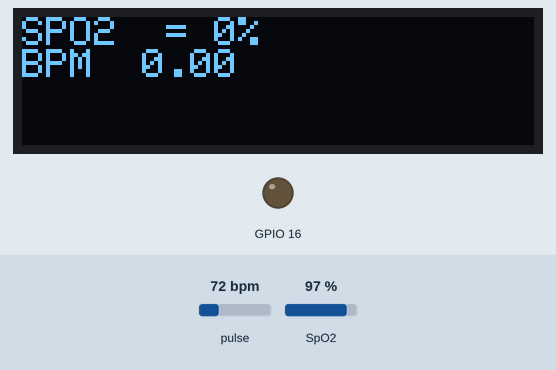
The sketch below on a simulated ESP32. Parts: 128×32 one-colour display, output pins drawn as LEDs (lit = HIGH). Inputs (shaded band) come from the test bench; at power-on: pulse 72 bpm, SpO2 97 %. WiFi joins after 1.5 s; servers stay silent unless stated; the display library's start-up logo is not drawn; uploads are accepted with an empty reply; what the sketch prints to the serial monitor is not drawn.

Above: at 4.4 s.
4.5 s: pulse set to 42 bpm
At 6.7 s:
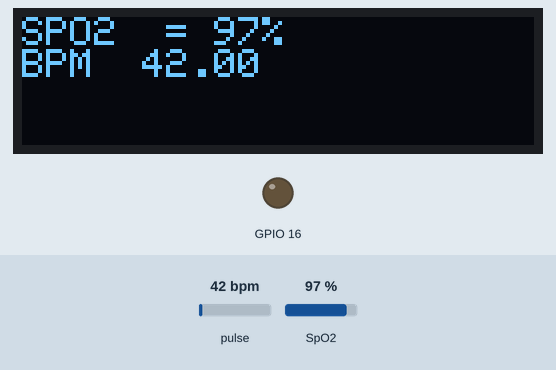
7.5 s: SpO2 set to 80 %
At 8.3 s:
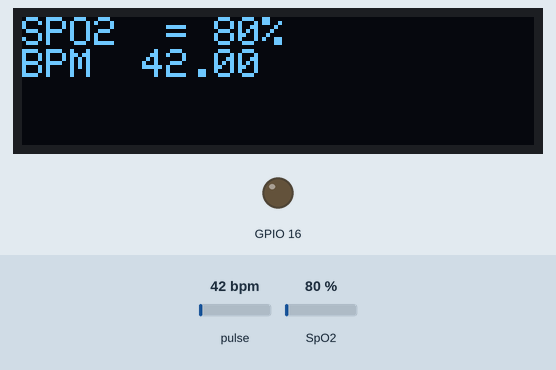
10.4 s: pulse set to 70 bpm
At 11.8 s:
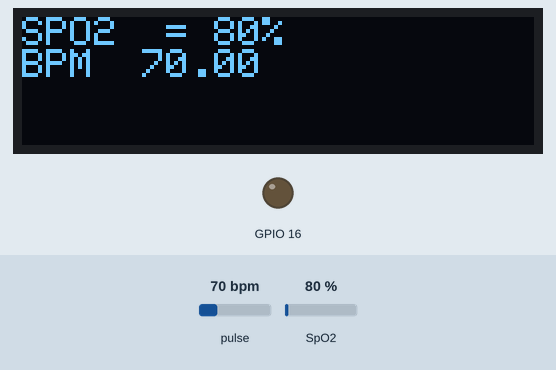
13.4 s: SpO2 set to 85 %
At 14.9 s:
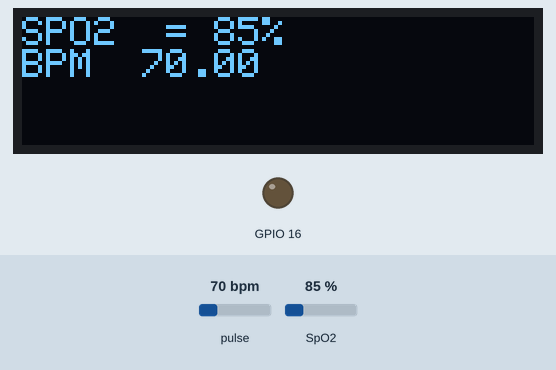
Timing chart, 0 to 16.4 s (numbered marks = the images above; inputs shaded):
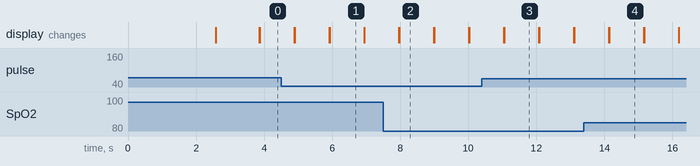

Measured:
- after the input at 7.5 s, the display: first differs from a run without the input after 0.48 s (image 2)
- after the input at 10.4 s, the display: first differs from a run without the input after 0.66 s (image 3)
- after the input at 13.4 s, the display: first differs from a run without the input after 0.74 s (image 4)
- what the display in image 1 shows lasts 1.0 s, from 5.9 s to 6.9 s

The sketch:

nodemcu_beta.ino
```cpp
//IoT Based Pulse Heart Rate BPM and Oxygen SpO2 Monitor

#include <Wire.h>
#include <SPI.h>
#include "MAX30100_PulseOximeter.h"


#include <WiFi.h>


#include <Adafruit_GFX.h>
#include <Adafruit_SSD1306.h>


Adafruit_SSD1306 display = Adafruit_SSD1306(128, 32, &Wire);

char* ssid = "Schrodinger-fi";//
char* password = "gengine123";
//WiFiClient client;
const char* host = "192.168.0.103";   //eg: 192.168.0.222


WiFiClient client;
#define REPORTING_PERIOD_MS 1000
#define wifiTime 2000
//OakOLED oled;
//SSD1306AsciiWire oled;


// Connections : SCL PIN - D1 , SDA PIN - D2 , INT PIN - D0
PulseOximeter pox;

float BPM, SpO2;
uint32_t tsLastReport = 0;

const unsigned char bitmap [] PROGMEM =
{
  0x00, 0x00, 0x00, 0x00, 0x01, 0x80, 0x18, 0x00, 0x0f, 0xe0, 0x7f, 0x00, 0x3f, 0xf9, 0xff, 0xc0,
  0x7f, 0xf9, 0xff, 0xc0, 0x7f, 0xff, 0xff, 0xe0, 0x7f, 0xff, 0xff, 0xe0, 0xff, 0xff, 0xff, 0xf0,
  0xff, 0xf7, 0xff, 0xf0, 0xff, 0xe7, 0xff, 0xf0, 0xff, 0xe7, 0xff, 0xf0, 0x7f, 0xdb, 0xff, 0xe0,
  0x7f, 0x9b, 0xff, 0xe0, 0x00, 0x3b, 0xc0, 0x00, 0x3f, 0xf9, 0x9f, 0xc0, 0x3f, 0xfd, 0xbf, 0xc0,
  0x1f, 0xfd, 0xbf, 0x80, 0x0f, 0xfd, 0x7f, 0x00, 0x07, 0xfe, 0x7e, 0x00, 0x03, 0xfe, 0xfc, 0x00,
  0x01, 0xff, 0xf8, 0x00, 0x00, 0xff, 0xf0, 0x00, 0x00, 0x7f, 0xe0, 0x00, 0x00, 0x3f, 0xc0, 0x00,
  0x00, 0x0f, 0x00, 0x00, 0x00, 0x06, 0x00, 0x00, 0x00, 0x00, 0x00, 0x00, 0x00, 0x00, 0x00, 0x00
};


void setup()
{
    Serial.begin(115200);

    pinMode(16, OUTPUT);
    display.begin(SSD1306_SWITCHCAPVCC, 0x3C); // Address 0x3C for 128x32
    display.display();
    delay(1000);


    display.clearDisplay();
    display.display();


    Serial.println();
    Serial.println();
    Serial.print("Connecting to ");
    Serial.println(ssid);

    WiFi.begin(ssid, password);

    while (WiFi.status() != WL_CONNECTED) {
        delay(500);
        Serial.print(".");
    }

    Serial.println("");
    Serial.println("WiFi connected");
    Serial.println("IP address: ");
    Serial.println(WiFi.localIP());
    Serial.println("connecting...");
  // The default current for the IR LED is 50mA and it could be changed by uncommenting the following line.
  //pox.setIRLedCurrent(MAX30100_LED_CURR_7_6MA);
  Serial.print("Initializing Pulse Oximeter..");

  if (!pox.begin())
  {
    Serial.println("FAILED");

    for (;;);
  }
  else
  {
    Serial.println("SUCCESS in initializing max30100");
    display.setTextSize(1);
    display.setTextColor(SSD1306_WHITE);
    display.setCursor(0,0);
    display.print("Success max");
    display.setCursor(0,0);
     display.display();
     Serial.println("SUCCESS");
  }
}

void loop()
{
  pox.update();
//  Blynk.run();

  BPM = pox.getHeartRate();
  SpO2 = pox.getSpO2();
//  Sending_To_phpmyadmindatabase(SpO2,BPM);
  if (millis() - tsLastReport > wifiTime){
    Sending_To_phpmyadmindatabase(SpO2,BPM);
  }
  if (millis() - tsLastReport > REPORTING_PERIOD_MS)
  {
    Serial.print("Heart rate:");
    Serial.print(BPM);
    Serial.print(" SpO2:");
    Serial.print(SpO2);
    Serial.println(" %");
    display.clearDisplay();
    display.display();
    display.setTextSize(1);
    display.setTextColor(SSD1306_WHITE);
    display.setCursor(0,0);
    display.print("SPO2  = ");
    display.print(pox.getSpO2());
    display.println("%");
    display.print("BPM  ");
    display.println(pox.getHeartRate());
    display.setCursor(0,0);
    display.display(); // actually display all of the above
//    if (millis() - tsLastReport > wifiTime){
//      Sending_To_phpmyadmindatabase(pox.getSpO2(),pox.getHeartRate());
//    }
//    Sending_To_phpmyadmindatabase(SpO2,BPM);
    tsLastReport = millis();
  }
}
void Sending_To_phpmyadmindatabase(float myspo2,float mybpm)   //CONNECTING WITH MYSQL
 {
    WiFiClient client;
    const int httpPort = 80;
    if (!client.connect(host, httpPort)) {
        Serial.println("connection failed");
        return;
    }


    // This will send the request to the server
  client.print(String("GET http://192.168.0.103/testcode/connect.php?") +
                          ("&spo2=") + myspo2 +
                          ("&bpm=") + mybpm +
                          " HTTP/1.1\r\n" +
                 "Host: " + host + "\r\n" +
                 "Connection: close\r\n\r\n");
    unsigned long timeout = millis();
    while (client.available() == 0) {
        if (millis() - timeout > 1000) {
            Serial.println(">>> Client Timeout !");
            client.stop();
            return;
        }
    }

    // Read all the lines of the reply from server and print them to Serial
    while(client.available()) {
        String line = client.readStringUntil('\r');
        Serial.print(line);

    }

    Serial.println();
    Serial.println("closing connection");

 }
```
